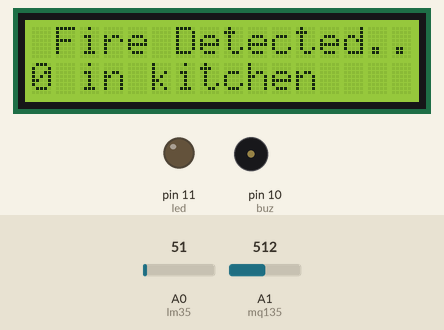
Simulated run of this sketch. Board: Arduino Uno, built with avr-gcc and run on an emulated ATmega328P. Shown: 16×2 character LCD, output pins drawn as LEDs (lit = HIGH), buzzer (waves = sounding, pin HIGH). Inputs (shaded band) come from the test bench; at power-on: A1 (mq135) = 512, A0 (lm35) = 51. The modem accepts every AT command (registered, SIM ready, sends succeed) and sends nothing else; what the sketch prints to the serial monitor is not drawn.

Above: at 2.2 s.
2.3 s: A1 (mq135) set to 267
At 9.63 s:
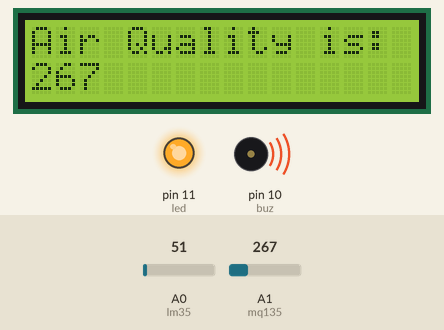
11.2 s: A1 (mq135) set to 235
At 18.8 s:
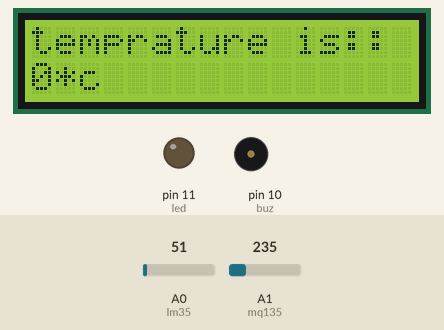
18.9 s: A1 (mq135) set to 260
At 26.48 s:
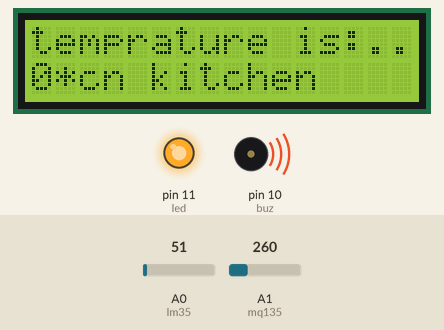
Timing chart, 0 to 26.6 s (numbered marks = the images above; inputs shaded):
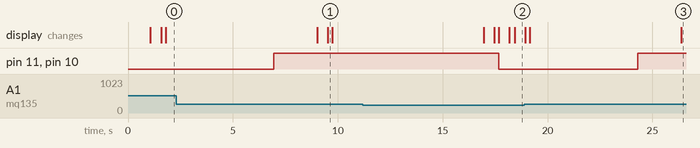

Measured:
- the behaviour switches between 251 and 250 on A1 (mq135) (found by bisection; images 1 and 2)
- after the input at 11.2 s, pin 11 (led), pin 10 (buz): HIGH → LOW after 6.5 s
- after the input at 18.9 s, pin 11 (led), pin 10 (buz): LOW → HIGH after 5.4 s

The sketch:

fire_alarm_system.ino
```cpp
   #include <SoftwareSerial.h>
   #include<LiquidCrystal.h>

   SoftwareSerial mysim(8,9);                           // cdule ononnect gsm on this pin
   String smstext1;
     String smstext2;
   int buz = 10;                                        //buzzer connected to pin 10
   int led = 11;                                        //led connected to pin 11
   int mq135 = A1;                             //output of mq135 connected to A1 pin of Arduino
   int lm35 =A0;
   int threshold = 250;                                 //Threshold level for Air Quality
   int rs = 2, en = 3, d4 = 4, d5 = 5, d6 = 6, d7 = 7;  //lcd pins connection to arduino pins
   LiquidCrystal lcd(rs, en, d4, d5, d6, d7);
   //int lm35 =A2;

void setup() {
      Serial.begin(9600);
      mysim.begin(9600);
      lcd.begin(16,2);
      lcd.clear();
      Serial.println("System is Initializing..");
      updateSerial();
      pinMode (buz,OUTPUT);                       // buzzer is connected as Output from Arduino
      pinMode (led,OUTPUT);                      // led is connected as output from Arduino
      pinMode (mq135,INPUT);                    // MQ135 is connected as INPUT to arduino
      pinMode (lm35,INPUT);                    // lm35 is connected as INPUT to arduino
      analogWrite(buz, LOW);
      digitalWrite(led, LOW);
      delay(500); // wait for 5 seconds
}

void loop() {

      int temprature=analogRead(lm35);   //read lm35 analog outputs at A0 and store it on temprature
      int milivolts=(temprature*5/1024)*1000;
      int celsius=milivolts/10;

      lcd.setCursor(0,0);
      lcd.print("temprature is:");
      lcd.setCursor(0,1);
      lcd.print(celsius);
      lcd.print("*c");
      delay(500);
      lcd.clear();


      int ppm = analogRead(mq135);           //read MQ135 analog outputs at A1 and store it in ppm
      Serial.println(ppm);                     //print value of ppm in serial monitor
      lcd.setCursor(0,0);
      lcd.print("Air Quality is: ");
      lcd.setCursor(0,1);
      lcd.print(ppm);
      delay(200);
      lcd.clear();

      if (ppm > threshold || celsius > 40)  // check is ppm is greater than threshold or not
                                            //    and temprature level is greater than 40 *c
      {
      smstext1 =  "\nFire Detected..!";
      smstext2 = "\nLocation: house no 0000 in kitchen";
      lcd.print(smstext1);
       lcd.print(smstext2);
      sendSMS(smstext1);
      sendSMS(smstext2);
      Serial.println(smstext1);
        Serial.println(smstext2);
      digitalWrite(buz,HIGH);     //Turn ON Buzzer
      digitalWrite(led,HIGH);     //Turn ON LED
      delay(500);

      mysim.println("ATD+251927485352;");
      updateSerial();

      Serial.println("Calling  ");
      delay(500);                // wait for 5 seconds...
      mysim.println("ATH");        //hang up
      updateSerial();
      Serial.println("Hangup Call");

    }


     else
    {
      digitalWrite(led,LOW);   //jump here if ppm is not greater than threshold and turn off LED
      digitalWrite(buz,LOW);   //Turn off Buzzer
      lcd.setCursor(0,0);
      lcd.print("temprature is:");
      lcd.setCursor(0,1);
      lcd.print(celsius);
      lcd.print("*c");
      delay(500);
      lcd.clear();
       lcd.setCursor(0,0);
      lcd.print("Air Quality is: ");
      lcd.setCursor(0,1);
      lcd.print(ppm);
      delay(200);
      Serial.println("No Fire detected");
    }

  delay (50);
}


void sendSMS(String message)
{
  mysim.print("AT+CMGF=1\r");                     // AT command to send SMS message
  updateSerial();
  delay(100);

  mysim.println("AT + CMGS = \"+251942587445\"");  // recipient's mobile number, in international format
  updateSerial();
  delay(100);

  mysim.println(message);                         // message to send

  updateSerial();
  delay(100);

  mysim.println((char)26);                        // End AT command with a ^Z, ASCII code 26
  updateSerial();
  delay(100);

  mysim.println();
  delay(100);                                     // give module time to send SMS

}

void updateSerial()
{
  delay(500);
  while (Serial.available())
  {
    mysim.write(Serial.read());   //Forward what Serial received to Software Serial Port
  }
  while(mysim.available())
  {
    Serial.write(mysim.read());  //Forward what Software Serial received to Serial Port
  }
}
```
